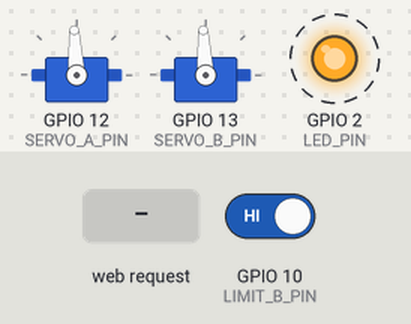
Bench run of a sketch on a simulated ESP32-S3. On the bench: 2 × servo, output pins drawn as LEDs (lit = HIGH). Dashed ring = blinking. The test bench sets the inputs (shaded band); at power-on: GPIO 10 (LIMIT_B_PIN) HIGH. Servo pulses on a pin are drawn as a servo (544–2400 µs = 0–180°); what the sketch prints to the serial monitor is not drawn.

Above: at 2.5 s.
2.6 s: HTTP request GET /cmd?mod=1&pwm=1&ms=1 received
At 4.6 s:
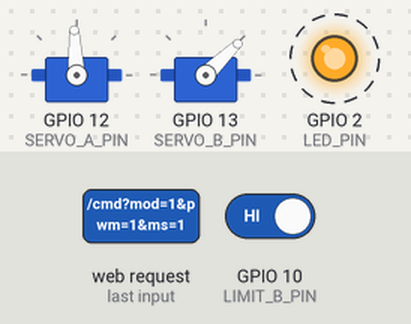
5.5 s: HTTP request GET /timed?mod=1&pwm=1&ms=1 received
At 7.4 s:
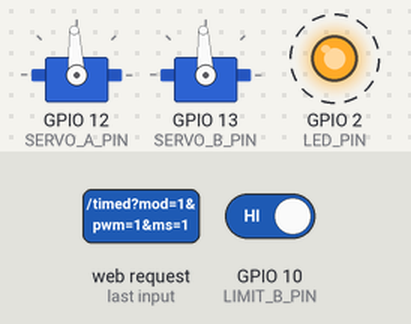
8.5 s: HTTP request GET /cmd?mod=120&pwm=120&ms=120 received
At 9.6 s:
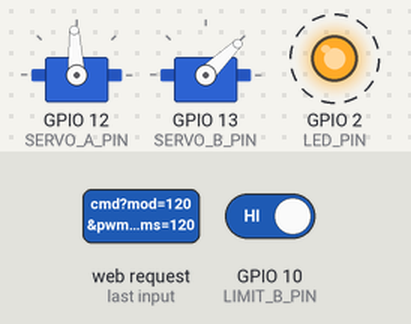
11.5 s: GPIO 10 (LIMIT_B_PIN) driven LOW
At 13.3 s:
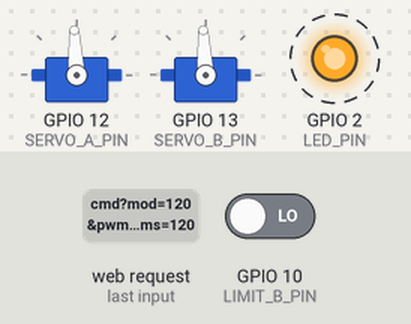
Timing chart, 0 to 14.0 s (numbered marks = the images above; inputs shaded):
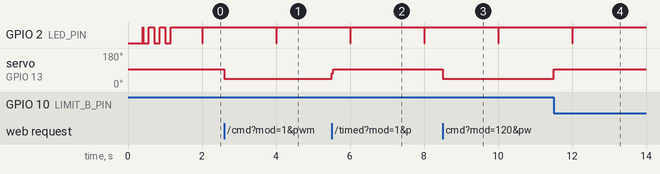

Measured:
- after the input at 2.6 s, servo on GPIO 13 (SERVO_B_PIN): 93° → 44° at once
- after the input at 5.5 s, servo on GPIO 13 (SERVO_B_PIN): 44° → 93° at once
- after the input at 8.5 s, servo on GPIO 13 (SERVO_B_PIN): 93° → 44° at once
- after the input at 11.5 s, servo on GPIO 13 (SERVO_B_PIN): 44° → 93° at once

The sketch:

servo_calibrator.ino
```cpp
/**
 * Smart Launcher — Servo Calibrator
 * Board  : ESP32 WROVER-E
 * Core   : v3.x (no external libraries)
 * GPIO   : Servo A = 12, Servo B = 13 (change if needed)
 *
 * Connect to Wi-Fi AP "SmartLauncher" (no password)
 * Open browser → http://192.168.4.1
 *
 * Features:
 *  - OPEN / STOP / CLOSE buttons per module
 *  - Fine PWM slider (1000–2000µs)
 *  - TIMED RUN button: runs servo for exactly N ms then stops
 *    → use this to calibrate how many ms = 35mm travel
 *  - Limit switch live indicators (auto-stop on trigger)
 *  - Event log with timestamps
 *
 * Wiring:
 *  Servo A signal → GPIO 12
 *  Servo B signal → GPIO 13
 *  Limit SW A     → GPIO 9  + GND (COM→GND, NO→GPIO)
 *  Limit SW B     → GPIO 10 + GND
 *  Servo power    → external 5V
 *  Common GND     → external GND + ESP32 GND tied together
 */

#include <Arduino.h>
#include <WiFi.h>
#include <WebServer.h>

// ── Pin definitions ──────────────────────────────────────────────
#define SERVO_A_PIN   12
#define SERVO_B_PIN   13
#define LIMIT_A_PIN    9
#define LIMIT_B_PIN   10
#define LED_PIN        2

// ── LEDC ─────────────────────────────────────────────────────────
#define SERVO_FREQ    50
#define SERVO_BITS    16

// ── Wi-Fi ─────────────────────────────────────────────────────────
const char* SSID = "SmartLauncher";
const char* PASS = "";

WebServer server(80);

// ── State ─────────────────────────────────────────────────────────
int  pwmA = 1500, pwmB = 1500;
bool runA = false, runB = false;

// Timed run state
bool     timedRunActive = false;
uint8_t  timedRunPin    = SERVO_A_PIN;
uint32_t timedRunStart  = 0;
uint32_t timedRunMs     = 0;
int      timedRunPWM    = 1700;
bool*    timedRunFlag   = nullptr;

// ── Helpers ───────────────────────────────────────────────────────
void servoWrite(uint8_t pin, int us) {
    uint32_t duty = (uint32_t)us * 65535UL / 20000UL;
    ledcWrite(pin, duty);
}

void servoStop(uint8_t pin, int &pwm, bool &running) {
    pwm     = 1500;
    running = false;
    servoWrite(pin, 1500);
}

// ── HTML ──────────────────────────────────────────────────────────
const char HTML[] PROGMEM = R"rawhtml(
<!DOCTYPE html>
<html lang="en">
<head>
<meta charset="UTF-8">
<meta name="viewport" content="width=device-width,initial-scale=1">
<title>Smart Launcher Calibrator</title>
<style>
*{box-sizing:border-box;margin:0;padding:0}
body{font-family:'Segoe UI',sans-serif;background:#0f1117;color:#e0e0e0;padding:14px}
h1{color:#4ade80;text-align:center;font-size:1.25rem;margin-bottom:2px}
.sub{text-align:center;color:#6b7280;font-size:.72rem;margin-bottom:14px}
.grid{display:grid;grid-template-columns:1fr 1fr;gap:12px;max-width:700px;margin:0 auto}
.card{background:#1c1f26;border:1px solid #2a2d35;border-radius:12px;padding:16px}
.card h2{font-size:.9rem;color:#93c5fd;margin-bottom:12px}
.badge{display:inline-block;padding:3px 10px;border-radius:20px;font-size:.68rem;font-weight:700;margin-bottom:10px}
.s-stop{background:#374151;color:#9ca3af}
.s-open{background:#166534;color:#4ade80}
.s-close{background:#7c2d12;color:#fb923c}
.s-timed{background:#1e3a5f;color:#60a5fa}
.pwm-val{font-size:2rem;font-weight:700;color:#f9fafb;text-align:center;margin:4px 0 2px}
.pwm-unit{font-size:.7rem;color:#6b7280;text-align:center;margin-bottom:10px}
input[type=range]{width:100%;accent-color:#4ade80;margin-bottom:10px}
.btns{display:grid;grid-template-columns:1fr 1fr 1fr;gap:5px;margin-bottom:8px}
button{padding:10px 0;border:none;border-radius:8px;font-size:.78rem;font-weight:700;cursor:pointer;transition:.12s}
.b-o{background:#166534;color:#4ade80}.b-o:hover{background:#15803d}
.b-s{background:#374151;color:#e5e7eb}.b-s:hover{background:#4b5563}
.b-c{background:#7c2d12;color:#fb923c}.b-c:hover{background:#9a3412}
.timed-row{display:flex;gap:6px;align-items:center;margin-top:6px}
.timed-row input[type=number]{width:70px;padding:8px 6px;background:#111318;border:1px solid #2a2d35;border-radius:6px;color:#f9fafb;font-size:.85rem;text-align:center}
.b-t{flex:1;background:#1e3a5f;color:#60a5fa;padding:10px 0}.b-t:hover{background:#1e4976}
.progress-bar{width:100%;height:4px;background:#1f2937;border-radius:2px;margin-top:8px;overflow:hidden;display:none}
.progress-fill{height:100%;background:#60a5fa;width:0%;transition:width .1s linear}
.sw-bar{max-width:700px;margin:10px auto 0;background:#1c1f26;border:1px solid #2a2d35;border-radius:12px;padding:14px}
.sw-bar h2{font-size:.8rem;color:#6b7280;margin-bottom:8px}
.sw-row{display:flex;gap:20px;align-items:center;flex-wrap:wrap}
.sw{display:flex;align-items:center;gap:8px;font-size:.8rem}
.dot{width:12px;height:12px;border-radius:50%;background:#374151;transition:.2s}
.dot.clear{background:#4ade80}
.dot.hit{background:#a855f7;box-shadow:0 0 8px #a855f7}
.uptime{margin-left:auto;font-size:.7rem;color:#374151}
.log{max-width:700px;margin:10px auto 0;background:#1c1f26;border:1px solid #2a2d35;border-radius:12px;padding:14px;max-height:170px;overflow-y:auto}
.log h2{font-size:.8rem;color:#6b7280;margin-bottom:6px}
.le{font-size:.7rem;font-family:monospace;color:#a3e635;padding:2px 0;border-bottom:1px solid #1a1e27}
.hint{max-width:700px;margin:10px auto 0;background:#1c1f26;border:1px solid #2a2d35;border-radius:10px;padding:12px;font-size:.72rem;color:#6b7280;line-height:1.6}
.hint strong{color:#93c5fd}
</style>
</head>
<body>
<h1>&#x1F680; Smart Launcher — Calibrator</h1>
<p class="sub">ESP32 WROVER-E &nbsp;·&nbsp; GPIO 12/13 &nbsp;·&nbsp; 192.168.4.1</p>

<div class="grid">
  <!-- MODULE A -->
  <div class="card">
    <h2>MODULE A <span style="color:#374151;font-size:.68rem">GPIO 12</span></h2>
    <span id="bdgA" class="badge s-stop">STOP</span>
    <div class="pwm-val" id="pwmA">1500</div>
    <div class="pwm-unit">µs PWM</div>
    <input type="range" id="slA" min="1000" max="2000" value="1500" step="10"
           oninput="slMove('A',this.value)" onchange="slRelease('A',this.value)">
    <div class="btns">
      <button class="b-o" onclick="cmd('A',1700,'OPEN')">&#x25B6; OPEN</button>
      <button class="b-s" onclick="cmd('A',1500,'STOP')">&#x25A0; STOP</button>
      <button class="b-c" onclick="cmd('A',1300,'CLOSE')">&#x25C4; CLOSE</button>
    </div>
    <!-- Timed run calibration tool -->
    <div class="timed-row">
      <input type="number" id="msA" value="350" min="50" max="5000" step="10">
      <span style="font-size:.7rem;color:#6b7280">ms</span>
      <button class="b-t button" onclick="timedRun('A')">&#x23F1; TIMED RUN</button>
    </div>
    <div class="progress-bar" id="pbA"><div class="progress-fill" id="pfA"></div></div>
  </div>

  <!-- MODULE B -->
  <div class="card">
    <h2>MODULE B <span style="color:#374151;font-size:.68rem">GPIO 13</span></h2>
    <span id="bdgB" class="badge s-stop">STOP</span>
    <div class="pwm-val" id="pwmB">1500</div>
    <div class="pwm-unit">µs PWM</div>
    <input type="range" id="slB" min="1000" max="2000" value="1500" step="10"
           oninput="slMove('B',this.value)" onchange="slRelease('B',this.value)">
    <div class="btns">
      <button class="b-o" onclick="cmd('B',1300,'OPEN')">&#x25B6; OPEN</button>
      <button class="b-s" onclick="cmd('B',1500,'STOP')">&#x25A0; STOP</button>
      <button class="b-c" onclick="cmd('B',1700,'CLOSE')">&#x25C4; CLOSE</button>
    </div>
    <div class="timed-row">
      <input type="number" id="msB" value="350" min="50" max="5000" step="10">
      <span style="font-size:.7rem;color:#6b7280">ms</span>
      <button class="b-t button" onclick="timedRun('B')">&#x23F1; TIMED RUN</button>
    </div>
    <div class="progress-bar" id="pbB"><div class="progress-fill" id="pfB"></div></div>
  </div>
</div>

<!-- Limit switches -->
<div class="sw-bar">
  <h2>LIMIT SWITCHES</h2>
  <div class="sw-row">
    <div class="sw"><div id="dotA" class="dot"></div>Module A (GPIO 9)</div>
    <div class="sw"><div id="dotB" class="dot"></div>Module B (GPIO 10)</div>
    <div class="uptime" id="up">--</div>
  </div>
</div>

<!-- Log -->
<div class="log"><h2>EVENT LOG</h2><div id="log"></div></div>

<!-- Calibration hint -->
<div class="hint">
  <strong>Calibration workflow:</strong><br>
  1. Mark a reference point on the rack with a pen.<br>
  2. Set ms field to <strong>350</strong> and press <strong>TIMED RUN</strong>.<br>
  3. Measure how far the rack moved with a ruler.<br>
  4. Calculate: <strong>new_ms = 350 × (35 ÷ measured_mm)</strong><br>
  5. Repeat until rack moves exactly <strong>35 mm</strong>.<br>
  6. Use slider to find true STOP neutral (servo fully still).<br>
  7. Record both values in <strong>mission.json</strong>.
</div>

<script>
let pA=1500,pB=1500,lastLA=false,lastLB=false;
let timerA=null,timerB=null;

function ts(){return new Date().toLocaleTimeString();}
function addLog(m,col){
  const d=document.getElementById('log');
  const e=document.createElement('div');
  e.className='le';
  e.style.color=col||'#a3e635';
  e.textContent='['+ts()+'] '+m;
  d.prepend(e);
  if(d.children.length>60)d.removeChild(d.lastChild);
}
function setBadge(mod,label,cls){
  const el=document.getElementById('bdg'+mod);
  el.textContent=label;
  el.className='badge '+cls;
}
function slMove(mod,v){
  v=parseInt(v);
  if(mod==='A'){pA=v;document.getElementById('pwmA').textContent=v;}
  else{pB=v;document.getElementById('pwmB').textContent=v;}
}
async function slRelease(mod,v){
  v=parseInt(v);
  const label=v===1500?'STOP':v>1500?'OPEN':'CLOSE';
  const cls=v===1500?'s-stop':v>1500?'s-open':'s-close';
  setBadge(mod,label,cls);
  addLog('Module '+mod+' custom PWM → '+v+'µs');
  await fetch('/cmd?mod='+mod+'&pwm='+v).catch(()=>addLog('⚠ error','#f87171'));
}
async function cmd(mod,pwm,label){
  const cls=label==='STOP'?'s-stop':label==='OPEN'?'s-open':'s-close';
  if(mod==='A'){pA=pwm;document.getElementById('slA').value=pwm;document.getElementById('pwmA').textContent=pwm;}
  else{pB=pwm;document.getElementById('slB').value=pwm;document.getElementById('pwmB').textContent=pwm;}
  setBadge(mod,label,cls);
  addLog('Module '+mod+' → '+pwm+'µs ('+label+')');
  await fetch('/cmd?mod='+mod+'&pwm='+pwm).catch(()=>addLog('⚠ error','#f87171'));
}

// Timed run — runs servo for N ms then auto-stops, shows progress bar
async function timedRun(mod){
  const ms=parseInt(document.getElementById('ms'+mod).value);
  if(ms<50||ms>5000){addLog('⚠ ms must be 50–5000','#f87171');return;}

  // Determine open PWM for this module
  const openPWM = mod==='A' ? 1700 : 1300;

  // Clear any existing timer
  if(mod==='A'&&timerA){clearInterval(timerA);}
  if(mod==='B'&&timerB){clearInterval(timerB);}

  addLog('Module '+mod+' TIMED RUN → '+ms+'ms @ '+openPWM+'µs','#60a5fa');
  setBadge(mod,'TIMED ▶','s-timed');

  // Show progress bar
  const pb=document.getElementById('pb'+mod);
  const pf=document.getElementById('pf'+mod);
  pb.style.display='block';
  pf.style.width='0%';

  // Tell ESP32 to run for exactly ms milliseconds then stop
  await fetch('/timed?mod='+mod+'&ms='+ms).catch(()=>addLog('⚠ error','#f87171'));

  // Animate progress bar client-side
  const start=Date.now();
  const interval=setInterval(()=>{
    const elapsed=Date.now()-start;
    const pct=Math.min(100,(elapsed/ms)*100);
    pf.style.width=pct+'%';
    if(elapsed>=ms){
      clearInterval(interval);
      pf.style.width='100%';
      setTimeout(()=>{pb.style.display='none';pf.style.width='0%';},800);
      setBadge(mod,'STOP','s-stop');
      if(mod==='A'){document.getElementById('slA').value=1500;document.getElementById('pwmA').textContent=1500;}
      else{document.getElementById('slB').value=1500;document.getElementById('pwmB').textContent=1500;}
      addLog('Module '+mod+' timed run complete ('+ms+'ms) — measure rack now!','#4ade80');
    }
  },50);

  if(mod==='A')timerA=interval; else timerB=interval;
}

// Poll limit switches + uptime every 300ms
async function poll(){
  try{
    const j=await(await fetch('/status')).json();
    document.getElementById('dotA').className='dot '+(j.lA?'hit':'clear');
    document.getElementById('dotB').className='dot '+(j.lB?'hit':'clear');
    document.getElementById('up').textContent='up '+j.up+'s';
    if(j.lA&&!lastLA)addLog('⚡ Module A LIMIT HIT','#a855f7');
    if(j.lB&&!lastLB)addLog('⚡ Module B LIMIT HIT','#a855f7');
    lastLA=j.lA; lastLB=j.lB;
  }catch(e){}
}
setInterval(poll,300);
addLog('Connected · WROVER-E · GPIO 12/13');
</script>
</body>
</html>
)rawhtml";

// ── HTTP handlers ─────────────────────────────────────────────────
void handleRoot() {
    server.send_P(200, "text/html", HTML);
}

void handleCmd() {
    if (!server.hasArg("mod") || !server.hasArg("pwm")) {
        server.send(400, "text/plain", "bad"); return;
    }
    String mod = server.arg("mod");
    int    pwm = constrain(server.arg("pwm").toInt(), 1000, 2000);
    if (mod == "A") { pwmA = pwm; runA = (pwm != 1500); servoWrite(SERVO_A_PIN, pwm); }
    else            { pwmB = pwm; runB = (pwm != 1500); servoWrite(SERVO_B_PIN, pwm); }
    Serial.printf("[CMD] Module %s → %d µs\n", mod.c_str(), pwm);
    server.send(200, "text/plain", "ok");
}

// Timed run: non-blocking — sets a timer, loop() stops it
void handleTimed() {
    if (!server.hasArg("mod") || !server.hasArg("ms")) {
        server.send(400, "text/plain", "bad"); return;
    }
    String   mod = server.arg("mod");
    timedRunMs   = constrain(server.arg("ms").toInt(), 50, 5000);
    timedRunPWM  = (mod == "A") ? 1700 : 1300;
    timedRunPin  = (mod == "A") ? SERVO_A_PIN : SERVO_B_PIN;
    timedRunFlag = (mod == "A") ? &runA : &runB;

    Serial.printf("[TIMED] Module %s → %d µs for %d ms\n",
                  mod.c_str(), timedRunPWM, timedRunMs);

    servoWrite(timedRunPin, timedRunPWM);
    *timedRunFlag  = true;
    timedRunStart  = millis();
    timedRunActive = true;

    server.send(200, "text/plain", "ok");
}

void handleStatus() {
    bool lA = (digitalRead(LIMIT_A_PIN) == LOW);
    bool lB = (digitalRead(LIMIT_B_PIN) == LOW);
    if (lA && runA) { servoStop(SERVO_A_PIN, pwmA, runA); Serial.println("[LIM] A auto-stop"); }
    if (lB && runB) { servoStop(SERVO_B_PIN, pwmB, runB); Serial.println("[LIM] B auto-stop"); }
    String j = "{\"lA\":"  + String(lA?"true":"false") +
               ",\"lB\":"  + String(lB?"true":"false") +
               ",\"up\":"  + String(millis()/1000) + "}";
    server.send(200, "application/json", j);
}

// ── Setup & loop ──────────────────────────────────────────────────
void setup() {
    Serial.begin(115200);
    delay(400);
    Serial.println("\n=== Smart Launcher Calibrator — WROVER-E ===");

    pinMode(LED_PIN,     OUTPUT);
    pinMode(LIMIT_A_PIN, INPUT_PULLUP);
    pinMode(LIMIT_B_PIN, INPUT_PULLUP);
    digitalWrite(LED_PIN, HIGH);

    // Attach servos — v3.x API, no library
    ledcAttach(SERVO_A_PIN, SERVO_FREQ, SERVO_BITS);
    ledcAttach(SERVO_B_PIN, SERVO_FREQ, SERVO_BITS);
    servoWrite(SERVO_A_PIN, 1500);
    servoWrite(SERVO_B_PIN, 1500);
    Serial.println("[HW] Servos on GPIO 12 & 13 — both at STOP");

    WiFi.softAP(SSID, PASS);
    Serial.printf("[WiFi] AP: '%s'  IP: %s\n", SSID,
                  WiFi.softAPIP().toString().c_str());

    server.on("/",       handleRoot);
    server.on("/cmd",    handleCmd);
    server.on("/timed",  handleTimed);
    server.on("/status", handleStatus);
    server.begin();
    Serial.println("[HTTP] Ready → http://192.168.4.1");
    Serial.println("[INFO] Blink = alive");

    for (int i = 0; i < 3; i++) {
        digitalWrite(LED_PIN, LOW);  delay(150);
        digitalWrite(LED_PIN, HIGH); delay(150);
    }
}

void loop() {
    server.handleClient();

    // Non-blocking timed run stop
    if (timedRunActive && (millis() - timedRunStart >= timedRunMs)) {
        servoWrite(timedRunPin, 1500);
        if (timedRunFlag) *timedRunFlag = false;
        timedRunActive = false;
        Serial.printf("[TIMED] Done — %lu ms elapsed\n", timedRunMs);
    }

    // Limit switch safety stop every loop iteration
    if (runA && digitalRead(LIMIT_A_PIN) == LOW) {
        servoStop(SERVO_A_PIN, pwmA, runA);
        timedRunActive = false;
        Serial.println("[LIM] A limit hit — auto-stop");
    }
    if (runB && digitalRead(LIMIT_B_PIN) == LOW) {
        servoStop(SERVO_B_PIN, pwmB, runB);
        timedRunActive = false;
        Serial.println("[LIM] B limit hit — auto-stop");
    }

    // Heartbeat blink every 2s
    static uint32_t t = 0;
    if (millis() - t > 2000) {
        t = millis();
        digitalWrite(LED_PIN, LOW);  delay(20);
        digitalWrite(LED_PIN, HIGH);
    }
}
```
